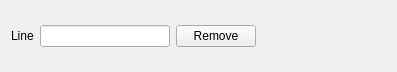
<?xml version="1.0" encoding="UTF-8"?>
<ui version="4.0">
 <class>NormalLineWidget</class>
 <widget class="QWidget" name="NormalLineWidget">
  <property name="geometry">
   <rect>
    <x>0</x>
    <y>0</y>
    <width>397</width>
    <height>72</height>
   </rect>
  </property>
  <property name="windowTitle">
   <string>Form</string>
  </property>
  <layout class="QHBoxLayout" name="horizontalLayout_2">
   <item>
    <layout class="QHBoxLayout" name="horizontalLayout">
     <item>
      <widget class="QLabel" name="lineLabel">
       <property name="text">
        <string>Line</string>
       </property>
      </widget>
     </item>
     <item>
      <widget class="QLineEdit" name="lineText"/>
     </item>
     <item>
      <widget class="QPushButton" name="removeButton">
       <property name="text">
        <string>Remove</string>
       </property>
      </widget>
     </item>
     <item>
      <spacer name="horizontalSpacer">
       <property name="orientation">
        <enum>Qt::Horizontal</enum>
       </property>
       <property name="sizeHint" stdset="0">
        <size>
         <width>40</width>
         <height>20</height>
        </size>
       </property>
      </spacer>
     </item>
    </layout>
   </item>
  </layout>
 </widget>
 <resources/>
 <connections/>
</ui>
